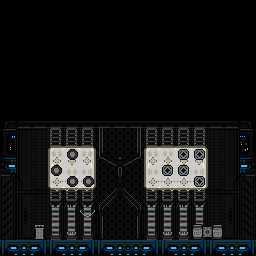

Tiled map render using the project's own tile images. Description and the map definition, with tile-layer contents summarised, below:
An orthogonal 16x16 tile map with 16x16 px tiles, 3 tile layers (wall, bg doodads, main), 2 tilesets and 2 objects (l_0, r_0).

<map version="1.0" orientation="orthogonal" renderorder="right-down" width="16" height="16" tilewidth="16" tileheight="16" nextobjectid="5">
 <properties>
  <property name="isStart" type="bool" value="true" />
 </properties>
 <tileset firstgid="1" source="../corpus.tsx" />
 <tileset firstgid="12097" source="../../connectors.tsx" />
 <layer name="wall" width="16" height="16">
  <data>[256 cells, 106 non-empty, 40 distinct tile ids]</data>
 </layer>
 <layer name="bg doodads" width="16" height="16">
  <data>[256 cells, 33 non-empty, 26 distinct tile ids]</data>
 </layer>
 <layer name="main" width="16" height="16">
  <data>[256 cells, 38 non-empty, 14 distinct tile ids]</data>
 </layer>
 <objectgroup name="connectors">
  <object id="2" type="l_0" gid="12101" x="0" y="176" width="16" height="16" />
  <object id="4" type="r_0" gid="12099" x="240" y="176" width="16" height="16" />
 </objectgroup>
</map>
